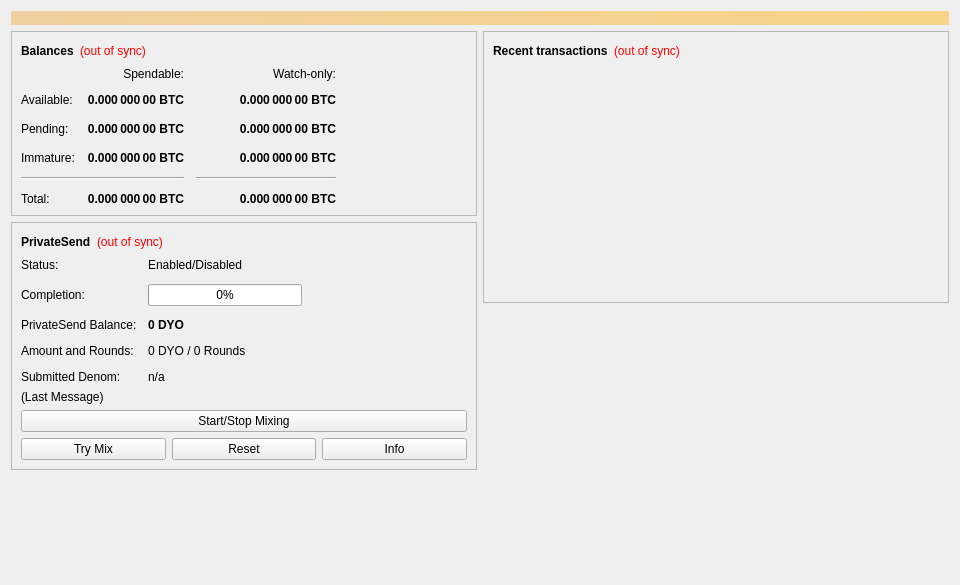
<?xml version="1.0" encoding="UTF-8"?>
<ui version="4.0">
 <class>OverviewPage</class>
 <widget class="QWidget" name="OverviewPage">
  <property name="geometry">
   <rect>
    <x>0</x>
    <y>0</y>
    <width>960</width>
    <height>585</height>
   </rect>
  </property>
  <property name="minimumSize">
   <size>
    <width>960</width>
    <height>0</height>
   </size>
  </property>
  <property name="windowTitle">
   <string>Form</string>
  </property>
  <layout class="QVBoxLayout" name="topLayout">
   <item>
    <widget class="QLabel" name="labelAlerts">
     <property name="visible">
      <bool>false</bool>
     </property>
     <property name="styleSheet">
      <string notr="true">background-color: qlineargradient(x1: 0, y1: 0, x2: 1, y2: 0, stop:0 #F0D0A0, stop:1 #F8D488); color:#000000;</string>
     </property>
     <property name="wordWrap">
      <bool>true</bool>
     </property>
     <property name="margin">
      <number>3</number>
     </property>
    </widget>
   </item>
   <item>
    <layout class="QHBoxLayout" name="horizontalLayout" stretch="1,1">
     <item>
      <layout class="QVBoxLayout" name="verticalLayout_2">
       <item>
        <widget class="QFrame" name="frame">
         <property name="frameShape">
          <enum>QFrame::StyledPanel</enum>
         </property>
         <property name="frameShadow">
          <enum>QFrame::Raised</enum>
         </property>
         <layout class="QVBoxLayout" name="verticalLayout_4">
          <item>
           <layout class="QHBoxLayout" name="horizontalLayout_4">
            <item>
             <widget class="QLabel" name="label_5">
              <property name="font">
               <font>
                <weight>75</weight>
                <bold>true</bold>
               </font>
              </property>
              <property name="text">
               <string>Balances</string>
              </property>
             </widget>
            </item>
            <item>
             <widget class="QLabel" name="labelWalletStatus">
              <property name="toolTip">
               <string>The displayed information may be out of date. Your wallet automatically synchronizes with the Dyno network after a connection is established, but this process has not completed yet.</string>
              </property>
              <property name="styleSheet">
               <string notr="true">QLabel { color: red; }</string>
              </property>
              <property name="text">
               <string notr="true">(out of sync)</string>
              </property>
              <property name="alignment">
               <set>Qt::AlignLeading|Qt::AlignLeft|Qt::AlignVCenter</set>
              </property>
             </widget>
            </item>
            <item>
             <spacer name="horizontalSpacer_3">
              <property name="orientation">
               <enum>Qt::Horizontal</enum>
              </property>
              <property name="sizeHint" stdset="0">
               <size>
                <width>40</width>
                <height>20</height>
               </size>
              </property>
             </spacer>
            </item>
           </layout>
          </item>
          <item>
           <layout class="QGridLayout" name="gridLayout">
            <property name="spacing">
             <number>12</number>
            </property>
            <item row="2" column="2">
             <widget class="QLabel" name="labelWatchPending">
              <property name="font">
               <font>
                <weight>75</weight>
                <bold>true</bold>
               </font>
              </property>
              <property name="cursor">
               <cursorShape>IBeamCursor</cursorShape>
              </property>
              <property name="toolTip">
               <string>Unconfirmed transactions to watch-only addresses</string>
              </property>
              <property name="text">
               <string notr="true">0.000 000 00 BTC</string>
              </property>
              <property name="alignment">
               <set>Qt::AlignRight|Qt::AlignTrailing|Qt::AlignVCenter</set>
              </property>
              <property name="textInteractionFlags">
               <set>Qt::LinksAccessibleByMouse|Qt::TextSelectableByKeyboard|Qt::TextSelectableByMouse</set>
              </property>
             </widget>
            </item>
            <item row="2" column="1">
             <widget class="QLabel" name="labelUnconfirmed">
              <property name="font">
               <font>
                <weight>75</weight>
                <bold>true</bold>
               </font>
              </property>
              <property name="cursor">
               <cursorShape>IBeamCursor</cursorShape>
              </property>
              <property name="toolTip">
               <string>Total of transactions that have yet to be confirmed, and do not yet count toward the spendable balance</string>
              </property>
              <property name="text">
               <string notr="true">0.000 000 00 BTC</string>
              </property>
              <property name="alignment">
               <set>Qt::AlignRight|Qt::AlignTrailing|Qt::AlignVCenter</set>
              </property>
              <property name="textInteractionFlags">
               <set>Qt::LinksAccessibleByMouse|Qt::TextSelectableByKeyboard|Qt::TextSelectableByMouse</set>
              </property>
             </widget>
            </item>
            <item row="3" column="2">
             <widget class="QLabel" name="labelWatchImmature">
              <property name="font">
               <font>
                <weight>75</weight>
                <bold>true</bold>
               </font>
              </property>
              <property name="cursor">
               <cursorShape>IBeamCursor</cursorShape>
              </property>
              <property name="toolTip">
               <string>Mined balance in watch-only addresses that has not yet matured</string>
              </property>
              <property name="text">
               <string notr="true">0.000 000 00 BTC</string>
              </property>
              <property name="alignment">
               <set>Qt::AlignRight|Qt::AlignTrailing|Qt::AlignVCenter</set>
              </property>
              <property name="textInteractionFlags">
               <set>Qt::LinksAccessibleByMouse|Qt::TextSelectableByKeyboard|Qt::TextSelectableByMouse</set>
              </property>
             </widget>
            </item>
            <item row="4" column="0" colspan="2">
             <widget class="Line" name="lineSpendableBalance">
              <property name="orientation">
               <enum>Qt::Horizontal</enum>
              </property>
             </widget>
            </item>
            <item row="4" column="2">
             <widget class="Line" name="lineWatchBalance">
              <property name="sizePolicy">
               <sizepolicy hsizetype="Preferred" vsizetype="Fixed">
                <horstretch>0</horstretch>
                <verstretch>0</verstretch>
               </sizepolicy>
              </property>
              <property name="minimumSize">
               <size>
                <width>140</width>
                <height>0</height>
               </size>
              </property>
              <property name="orientation">
               <enum>Qt::Horizontal</enum>
              </property>
             </widget>
            </item>
            <item row="5" column="0">
             <widget class="QLabel" name="labelTotalText">
              <property name="text">
               <string>Total:</string>
              </property>
             </widget>
            </item>
            <item row="3" column="1">
             <widget class="QLabel" name="labelImmature">
              <property name="font">
               <font>
                <weight>75</weight>
                <bold>true</bold>
               </font>
              </property>
              <property name="cursor">
               <cursorShape>IBeamCursor</cursorShape>
              </property>
              <property name="toolTip">
               <string>Mined balance that has not yet matured</string>
              </property>
              <property name="text">
               <string notr="true">0.000 000 00 BTC</string>
              </property>
              <property name="alignment">
               <set>Qt::AlignRight|Qt::AlignTrailing|Qt::AlignVCenter</set>
              </property>
              <property name="textInteractionFlags">
               <set>Qt::LinksAccessibleByMouse|Qt::TextSelectableByKeyboard|Qt::TextSelectableByMouse</set>
              </property>
             </widget>
            </item>
            <item row="2" column="3">
             <spacer name="horizontalSpacer_2">
              <property name="orientation">
               <enum>Qt::Horizontal</enum>
              </property>
              <property name="sizeHint" stdset="0">
               <size>
                <width>40</width>
                <height>20</height>
               </size>
              </property>
             </spacer>
            </item>
            <item row="3" column="0">
             <widget class="QLabel" name="labelImmatureText">
              <property name="text">
               <string>Immature:</string>
              </property>
             </widget>
            </item>
            <item row="5" column="1">
             <widget class="QLabel" name="labelTotal">
              <property name="font">
               <font>
                <weight>75</weight>
                <bold>true</bold>
               </font>
              </property>
              <property name="cursor">
               <cursorShape>IBeamCursor</cursorShape>
              </property>
              <property name="toolTip">
               <string>Your current total balance</string>
              </property>
              <property name="text">
               <string notr="true">0.000 000 00 BTC</string>
              </property>
              <property name="alignment">
               <set>Qt::AlignRight|Qt::AlignTrailing|Qt::AlignVCenter</set>
              </property>
              <property name="textInteractionFlags">
               <set>Qt::LinksAccessibleByMouse|Qt::TextSelectableByKeyboard|Qt::TextSelectableByMouse</set>
              </property>
             </widget>
            </item>
            <item row="5" column="2">
             <widget class="QLabel" name="labelWatchTotal">
              <property name="font">
               <font>
                <weight>75</weight>
                <bold>true</bold>
               </font>
              </property>
              <property name="cursor">
               <cursorShape>IBeamCursor</cursorShape>
              </property>
              <property name="toolTip">
               <string>Current total balance in watch-only addresses</string>
              </property>
              <property name="text">
               <string notr="true">0.000 000 00 BTC</string>
              </property>
              <property name="alignment">
               <set>Qt::AlignRight|Qt::AlignTrailing|Qt::AlignVCenter</set>
              </property>
              <property name="textInteractionFlags">
               <set>Qt::LinksAccessibleByMouse|Qt::TextSelectableByKeyboard|Qt::TextSelectableByMouse</set>
              </property>
             </widget>
            </item>
            <item row="0" column="2">
             <widget class="QLabel" name="labelWatchonly">
              <property name="text">
               <string>Watch-only:</string>
              </property>
              <property name="alignment">
               <set>Qt::AlignRight|Qt::AlignTrailing|Qt::AlignVCenter</set>
              </property>
             </widget>
            </item>
            <item row="1" column="0">
             <widget class="QLabel" name="labelBalanceText">
              <property name="text">
               <string>Available:</string>
              </property>
             </widget>
            </item>
            <item row="1" column="1">
             <widget class="QLabel" name="labelBalance">
              <property name="font">
               <font>
                <weight>75</weight>
                <bold>true</bold>
               </font>
              </property>
              <property name="cursor">
               <cursorShape>IBeamCursor</cursorShape>
              </property>
              <property name="toolTip">
               <string>Your current spendable balance</string>
              </property>
              <property name="text">
               <string notr="true">0.000 000 00 BTC</string>
              </property>
              <property name="alignment">
               <set>Qt::AlignRight|Qt::AlignTrailing|Qt::AlignVCenter</set>
              </property>
              <property name="textInteractionFlags">
               <set>Qt::LinksAccessibleByMouse|Qt::TextSelectableByKeyboard|Qt::TextSelectableByMouse</set>
              </property>
             </widget>
            </item>
            <item row="1" column="2">
             <widget class="QLabel" name="labelWatchAvailable">
              <property name="font">
               <font>
                <weight>75</weight>
                <bold>true</bold>
               </font>
              </property>
              <property name="cursor">
               <cursorShape>IBeamCursor</cursorShape>
              </property>
              <property name="toolTip">
               <string>Your current balance in watch-only addresses</string>
              </property>
              <property name="text">
               <string notr="true">0.000 000 00 BTC</string>
              </property>
              <property name="alignment">
               <set>Qt::AlignRight|Qt::AlignTrailing|Qt::AlignVCenter</set>
              </property>
              <property name="textInteractionFlags">
               <set>Qt::LinksAccessibleByMouse|Qt::TextSelectableByKeyboard|Qt::TextSelectableByMouse</set>
              </property>
             </widget>
            </item>
            <item row="2" column="0">
             <widget class="QLabel" name="labelPendingText">
              <property name="text">
               <string>Pending:</string>
              </property>
             </widget>
            </item>
            <item row="0" column="1">
             <widget class="QLabel" name="labelSpendable">
              <property name="text">
               <string>Spendable:</string>
              </property>
              <property name="alignment">
               <set>Qt::AlignRight|Qt::AlignTrailing|Qt::AlignVCenter</set>
              </property>
             </widget>
            </item>
           </layout>
          </item>
         </layout>
        </widget>
       </item>
       <item>
        <widget class="QFrame" name="framePrivateSend">
         <property name="layoutDirection">
          <enum>Qt::LeftToRight</enum>
         </property>
         <property name="frameShape">
          <enum>QFrame::StyledPanel</enum>
         </property>
         <property name="frameShadow">
          <enum>QFrame::Raised</enum>
         </property>
         <layout class="QVBoxLayout" name="VerticalLayout_PS1">
          <item>
           <layout class="QHBoxLayout" name="horizontalLayout_5">
            <item>
             <widget class="QLabel" name="labelPrivateSendHeader">
              <property name="font">
               <font>
                <weight>75</weight>
                <bold>true</bold>
               </font>
              </property>
              <property name="text">
               <string>PrivateSend</string>
              </property>
             </widget>
            </item>
            <item>
             <widget class="QLabel" name="labelPrivateSendSyncStatus">
              <property name="toolTip">
               <string>The displayed information may be out of date. Your wallet automatically synchronizes with the Dyno network after a connection is established, but this process has not completed yet.</string>
              </property>
              <property name="styleSheet">
               <string notr="true">QLabel { color: red; }</string>
              </property>
              <property name="text">
               <string notr="true">(out of sync)</string>
              </property>
              <property name="alignment">
               <set>Qt::AlignLeading|Qt::AlignLeft|Qt::AlignVCenter</set>
              </property>
             </widget>
            </item>
            <item>
             <spacer name="horizontalSpacer_4">
              <property name="orientation">
               <enum>Qt::Horizontal</enum>
              </property>
              <property name="sizeHint" stdset="0">
               <size>
                <width>40</width>
                <height>20</height>
               </size>
              </property>
             </spacer>
            </item>
           </layout>
          </item>
          <item>
           <layout class="QFormLayout" name="privateSendFormLayout">
            <property name="fieldGrowthPolicy">
             <enum>QFormLayout::AllNonFixedFieldsGrow</enum>
            </property>
            <property name="horizontalSpacing">
             <number>11</number>
            </property>
            <property name="verticalSpacing">
             <number>12</number>
            </property>
            <item row="0" column="0">
             <widget class="QLabel" name="labelPrivateSendEnabledText">
              <property name="text">
               <string>Status:</string>
              </property>
             </widget>
            </item>
            <item row="0" column="1">
             <widget class="QLabel" name="labelPrivateSendEnabled">
              <property name="text">
               <string>Enabled/Disabled</string>
              </property>
             </widget>
            </item>
            <item row="1" column="0">
             <widget class="QLabel" name="labelCompletitionText">
              <property name="text">
               <string>Completion:</string>
              </property>
             </widget>
            </item>
            <item row="1" column="1">
             <widget class="QProgressBar" name="privateSendProgress">
              <property name="maximumSize">
               <size>
                <width>154</width>
                <height>16777215</height>
               </size>
              </property>
              <property name="value">
               <number>0</number>
              </property>
             </widget>
            </item>
            <item row="2" column="0">
             <widget class="QLabel" name="labelAnonymizedText">
              <property name="text">
               <string>PrivateSend Balance:</string>
              </property>
             </widget>
            </item>
            <item row="2" column="1">
             <widget class="QLabel" name="labelAnonymized">
              <property name="font">
               <font>
                <weight>75</weight>
                <bold>true</bold>
               </font>
              </property>
              <property name="text">
               <string notr="true">0 DYO</string>
              </property>
             </widget>
            </item>
            <item row="3" column="0">
             <widget class="QLabel" name="labelAmountAndRoundsText">
              <property name="text">
               <string>Amount and Rounds:</string>
              </property>
             </widget>
            </item>
            <item row="3" column="1">
             <widget class="QLabel" name="labelAmountRounds">
              <property name="text">
               <string>0 DYO / 0 Rounds</string>
              </property>
             </widget>
            </item>
            <item row="4" column="0">
             <widget class="QLabel" name="labelSubmittedDenomText">
              <property name="text">
               <string>Submitted Denom:</string>
              </property>
             </widget>
            </item>
            <item row="4" column="1">
             <widget class="QLabel" name="labelSubmittedDenom">
              <property name="toolTip">
               <string>The denominations you submitted to the Masternode.&lt;br&gt;To mix, other users must submit the exact same denominations.</string>
              </property>
              <property name="text">
               <string>n/a</string>
              </property>
             </widget>
            </item>
           </layout>
          </item>
          <item>
           <layout class="QVBoxLayout" name="VerticalLayout_PS">
            <item>
             <widget class="QLabel" name="labelPrivateSendLastMessage">
              <property name="text">
               <string>(Last Message)</string>
              </property>
              <property name="alignment">
               <set>Qt::AlignLeading|Qt::AlignLeft|Qt::AlignTop</set>
              </property>
              <property name="wordWrap">
               <bool>true</bool>
              </property>
             </widget>
            </item>
            <item>
             <widget class="QPushButton" name="togglePrivateSend">
              <property name="sizePolicy">
               <sizepolicy hsizetype="MinimumExpanding" vsizetype="Fixed">
                <horstretch>0</horstretch>
                <verstretch>0</verstretch>
               </sizepolicy>
              </property>
              <property name="text">
               <string>Start/Stop Mixing</string>
              </property>
             </widget>
            </item>
            <item>
             <layout class="QHBoxLayout" name="horizontalLayout_debugbuttons">
              <item>
               <widget class="QPushButton" name="privateSendAuto">
                <property name="sizePolicy">
                 <sizepolicy hsizetype="MinimumExpanding" vsizetype="Fixed">
                  <horstretch>0</horstretch>
                  <verstretch>0</verstretch>
                 </sizepolicy>
                </property>
                <property name="toolTip">
                 <string>Try to manually submit a PrivateSend request.</string>
                </property>
                <property name="text">
                 <string>Try Mix</string>
                </property>
               </widget>
              </item>
              <item>
               <widget class="QPushButton" name="privateSendReset">
                <property name="sizePolicy">
                 <sizepolicy hsizetype="MinimumExpanding" vsizetype="Fixed">
                  <horstretch>0</horstretch>
                  <verstretch>0</verstretch>
                 </sizepolicy>
                </property>
                <property name="toolTip">
                 <string>Reset the current status of PrivateSend (can interrupt PrivateSend if it's in the process of Mixing, which can cost you money!)</string>
                </property>
                <property name="autoFillBackground">
                 <bool>false</bool>
                </property>
                <property name="text">
                 <string>Reset</string>
                </property>
               </widget>
              </item>
              <item>
               <widget class="QPushButton" name="privateSendInfo">
                <property name="sizePolicy">
                 <sizepolicy hsizetype="MinimumExpanding" vsizetype="Fixed">
                  <horstretch>0</horstretch>
                  <verstretch>0</verstretch>
                 </sizepolicy>
                </property>
                <property name="toolTip">
                 <string>Information about PrivateSend and Mixing</string>
                </property>
                <property name="text">
                 <string>Info</string>
                </property>
               </widget>
              </item>
             </layout>
            </item>
           </layout>
          </item>
         </layout>
        </widget>
       </item>
       <item>
        <spacer name="verticalSpacer">
         <property name="orientation">
          <enum>Qt::Vertical</enum>
         </property>
         <property name="sizeHint" stdset="0">
          <size>
           <width>20</width>
           <height>40</height>
          </size>
         </property>
        </spacer>
       </item>
      </layout>
     </item>
     <item>
      <layout class="QVBoxLayout" name="verticalLayout_3">
       <item>
        <widget class="QFrame" name="frame_2">
         <property name="frameShape">
          <enum>QFrame::StyledPanel</enum>
         </property>
         <property name="frameShadow">
          <enum>QFrame::Raised</enum>
         </property>
         <layout class="QVBoxLayout" name="verticalLayout">
          <item>
           <layout class="QHBoxLayout" name="horizontalLayout_2">
            <item>
             <widget class="QLabel" name="label_4">
              <property name="font">
               <font>
                <weight>75</weight>
                <bold>true</bold>
               </font>
              </property>
              <property name="text">
               <string>Recent transactions</string>
              </property>
             </widget>
            </item>
            <item>
             <widget class="QLabel" name="labelTransactionsStatus">
              <property name="toolTip">
               <string>The displayed information may be out of date. Your wallet automatically synchronizes with the Dyno network after a connection is established, but this process has not completed yet.</string>
              </property>
              <property name="styleSheet">
               <string notr="true">QLabel { color: red; }</string>
              </property>
              <property name="text">
               <string notr="true">(out of sync)</string>
              </property>
              <property name="alignment">
               <set>Qt::AlignLeading|Qt::AlignLeft|Qt::AlignVCenter</set>
              </property>
             </widget>
            </item>
            <item>
             <spacer name="horizontalSpacer">
              <property name="orientation">
               <enum>Qt::Horizontal</enum>
              </property>
              <property name="sizeHint" stdset="0">
               <size>
                <width>40</width>
                <height>20</height>
               </size>
              </property>
             </spacer>
            </item>
           </layout>
          </item>
          <item>
           <widget class="QListView" name="listTransactions">
            <property name="styleSheet">
             <string notr="true">QListView { background: transparent; }</string>
            </property>
            <property name="frameShape">
             <enum>QFrame::NoFrame</enum>
            </property>
            <property name="verticalScrollBarPolicy">
             <enum>Qt::ScrollBarAlwaysOff</enum>
            </property>
            <property name="horizontalScrollBarPolicy">
             <enum>Qt::ScrollBarAlwaysOff</enum>
            </property>
            <property name="selectionMode">
             <enum>QAbstractItemView::NoSelection</enum>
            </property>
           </widget>
          </item>
         </layout>
        </widget>
       </item>
       <item>
        <spacer name="verticalSpacer_2">
         <property name="orientation">
          <enum>Qt::Vertical</enum>
         </property>
         <property name="sizeHint" stdset="0">
          <size>
           <width>20</width>
           <height>40</height>
          </size>
         </property>
        </spacer>
       </item>
      </layout>
     </item>
    </layout>
   </item>
  </layout>
 </widget>
 <resources/>
 <connections/>
</ui>
